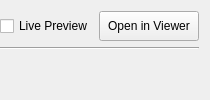
     <widget class="QFrame" name="f_preview_panel">
      <property name="enabled">
       <bool>true</bool>
      </property>
      <property name="sizePolicy">
       <sizepolicy hsizetype="MinimumExpanding" vsizetype="Preferred">
        <horstretch>0</horstretch>
        <verstretch>0</verstretch>
       </sizepolicy>
      </property>
      <property name="autoFillBackground">
       <bool>false</bool>
      </property>
      <property name="frameShape">
       <enum>QFrame::NoFrame</enum>
      </property>
      <layout class="QVBoxLayout" name="verticalLayout_2">
       <property name="leftMargin">
        <number>0</number>
       </property>
       <item>
        <layout class="QHBoxLayout" name="hl_image_preview">
         <item>
          <widget class="QCheckBox" name="cb_live_preview">
           <property name="text">
            <string>Live Preview</string>
           </property>
          </widget>
         </item>
         <item>
          <widget class="QPushButton" name="b_open_in_native_viewer">
           <property name="sizePolicy">
            <sizepolicy hsizetype="Fixed" vsizetype="Fixed">
             <horstretch>0</horstretch>
             <verstretch>0</verstretch>
            </sizepolicy>
           </property>
           <property name="minimumSize">
            <size>
             <width>100</width>
             <height>30</height>
            </size>
           </property>
           <property name="text">
            <string>Open in Viewer</string>
           </property>
          </widget>
         </item>
        </layout>
       </item>
       <item>
        <widget class="Line" name="line_2">
         <property name="orientation">
          <enum>Qt::Horizontal</enum>
         </property>
        </widget>
       </item>
       <item>
        <widget class="QLabel" name="l_generated_image">
         <property name="sizePolicy">
          <sizepolicy hsizetype="Preferred" vsizetype="Preferred">
           <horstretch>0</horstretch>
           <verstretch>0</verstretch>
          </sizepolicy>
         </property>
         <property name="text">
          <string/>
         </property>
         <property name="scaledContents">
          <bool>true</bool>
         </property>
         <property name="alignment">
          <set>Qt::AlignCenter</set>
         </property>
        </widget>
       </item>
       <item>
        <spacer name="verticalSpacer_3">
         <property name="orientation">
          <enum>Qt::Vertical</enum>
         </property>
         <property name="sizeType">
          <enum>QSizePolicy::Expanding</enum>
         </property>
         <property name="sizeHint" stdset="0">
          <size>
           <width>5</width>
           <height>5</height>
          </size>
         </property>
        </spacer>
       </item>
       <item>
        <spacer name="horizontalSpacer">
         <property name="orientation">
          <enum>Qt::Horizontal</enum>
         </property>
         <property name="sizeType">
          <enum>QSizePolicy::Expanding</enum>
         </property>
         <property name="sizeHint" stdset="0">
          <size>
           <width>5</width>
           <height>5</height>
          </size>
         </property>
        </spacer>
       </item>
      </layout>
     </widget>
